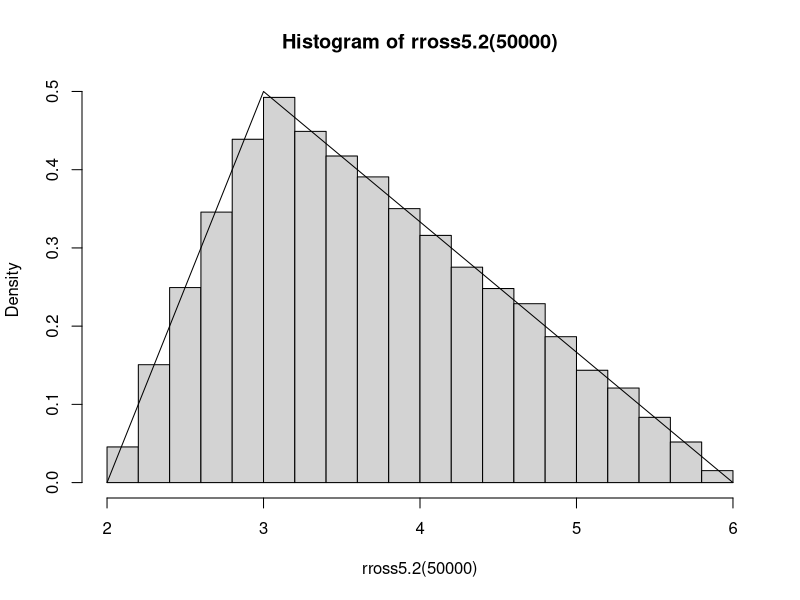
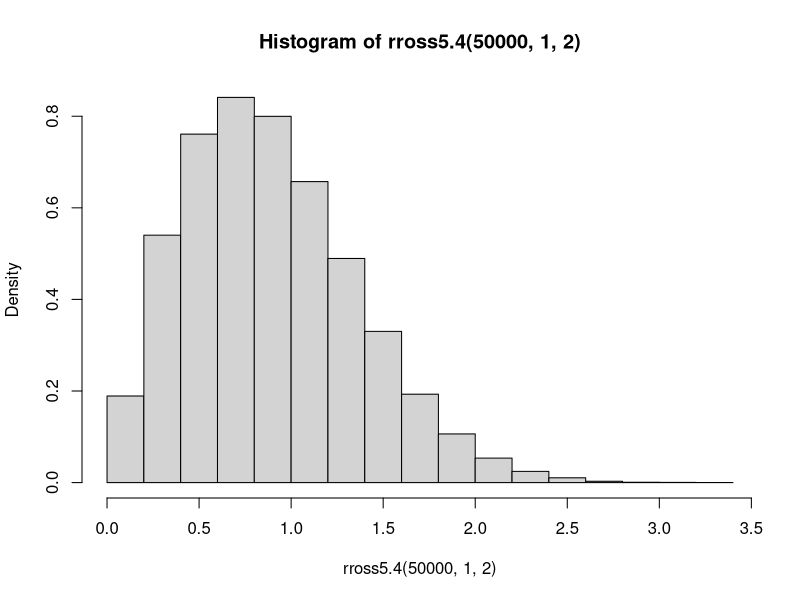
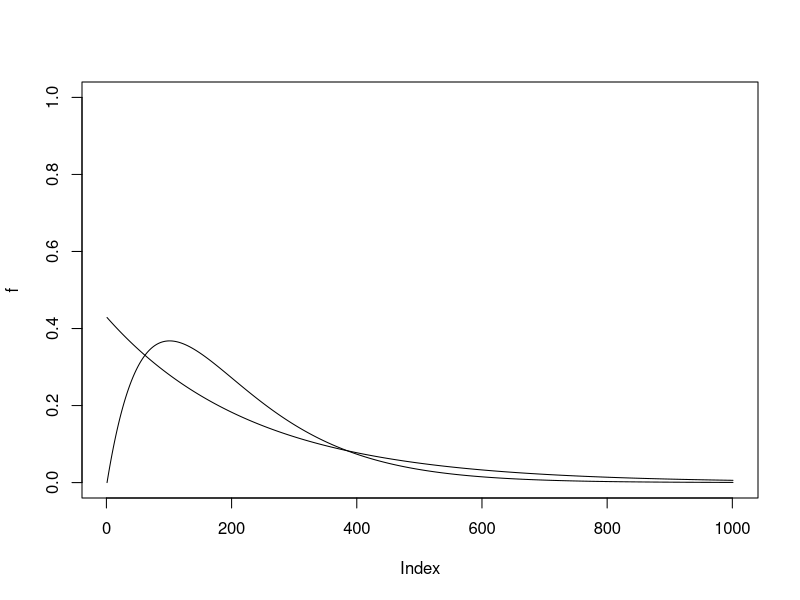
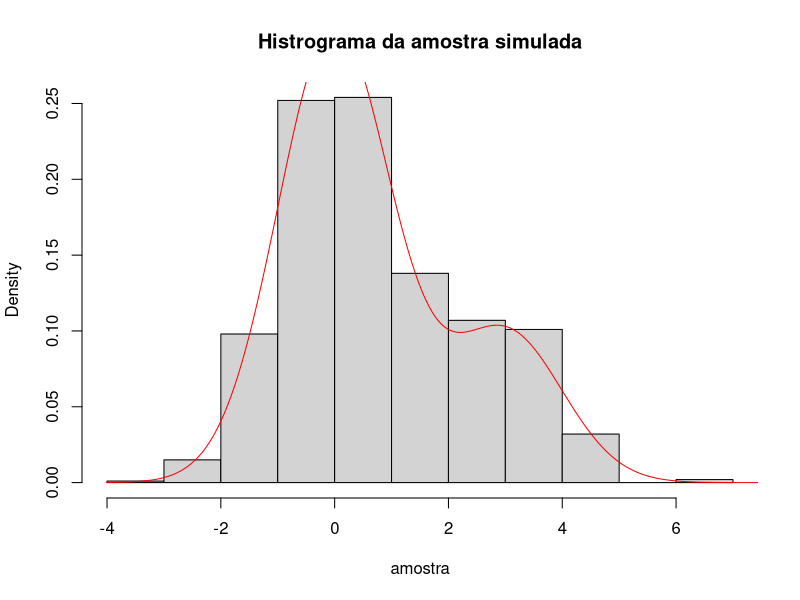
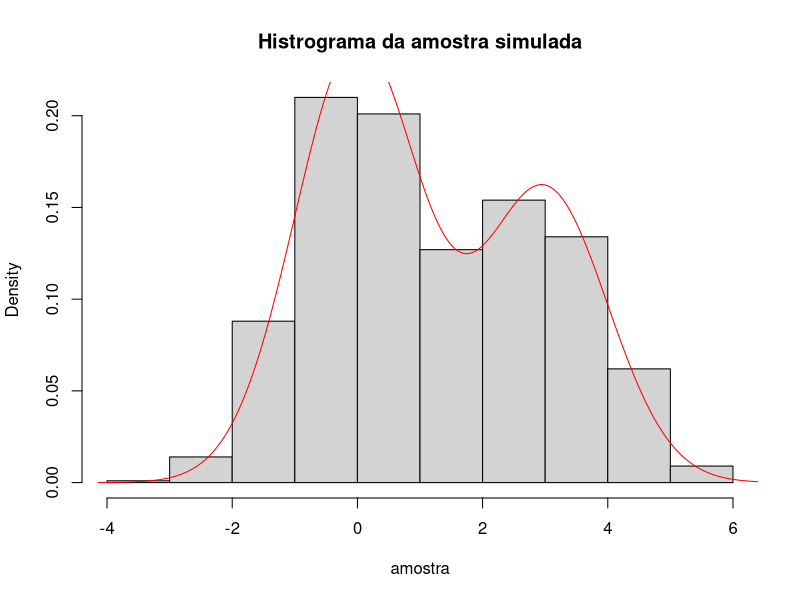
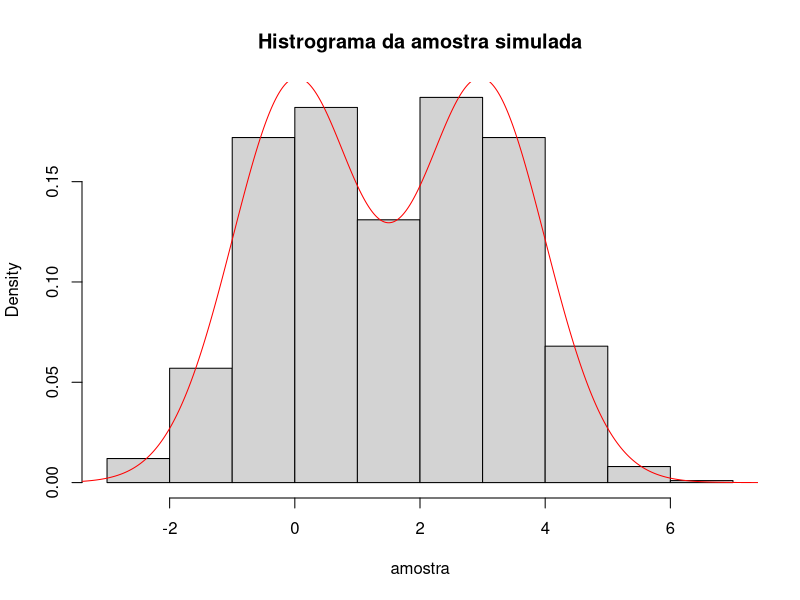
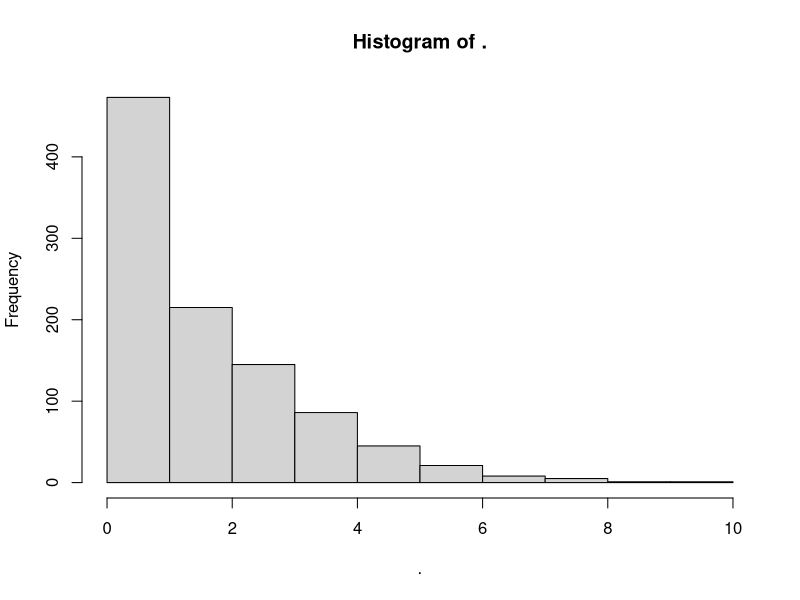

Generate these figures, in order, with R:
########### Aula 1 - Ex 1 ##########

#3.3 exp(x + x^2) entre -2 e 2

#função transformada
h = function(y) {
  x = 4*y - 2
  exp(x + x^2)
} 

#integral
4*mean(h(runif(10000)))

#3.7 exp(-x^2) entre -inf e inf

#função transformada
h = function(y) {
  x = -log((1-y)/y)
  
  exp(-(x)^2)*((1+exp(-x))^2)/exp(-x)
  
}

mean(h(runif(10000)))

#3.9 exp(-x-y) 0 < y < x, 0 < x < inf

#função transformada
h = function(k, l) {
  x = l/(1-l)
  y = k*x
  
  exp(-(x+y))*x*(1+x)^2
}

mean(h(runif(100000), runif(100000)))


########### Aula 1 - Ex 2 - Q2 ##########

fross5.2 = function(x)
{
  z = (x == 0)*max(Re(polyroot(c(4-runif(1),-4,1)))) +
    (x == 1)*min(Re(polyroot(c(-3-runif(1),4/3,-1/9))))
  
  return(z)
}  

rross5.2 = function(n)
{
  r = rbinom(n,1,3/4)
  return(sapply(r,fross5.2))
}

hist(rross5.2(50000),freq = F)
lines(seq(2,6,0.001),
      c( (seq(2,3,0.001)-2)/2, 
         (2 - seq(3.001,6,0.001)/3)/2 ))

########### Aula 1 - Ex 2 - Q4 ##########

fross5.4 = function(a,b){return((log(1-runif(1))/-a)^(1/b))}

rross5.4 = function(n,a,b)
{
  return(replicate(n,fross5.4(a,b)))
}

hist(rross5.4(50000,1,2),freq = F)

########### Aula 1 - Ex 2 - Q15 ##########


e = (3/7)*exp(-(3/7)*seq(0,10,0.01))
f = seq(0,10,0.01)*exp(-seq(0,10,0.01))
plot(f,type="l",ylim = c(0,1))
lines(e)

########### Aula 1 - Ex 3 ##########
#3.11
set.seed(10)
################
rmixp = function(n, p) {
  u = rbinom(n, prob = p, size=1)
  x = rnorm(n)
  y = rnorm(n, 3, 1)
  c(x[u==1], y[u==0])
}

dmixp = function(x, p) {
  p*dnorm(x) + (1-p)*dnorm(x, 3, 1)
}


pl = function(p, n=1000) {
  amostra = rmixp(n, p)
  x = seq(min(amostra)-1, max(amostra)+1, 0.001)
  hist(amostra, freq = F, main="Histrograma da amostra simulada")
  lines(x, dmixp(x, p), col='red')
  
}


pl(p=0.75)
pl(p=0.6)
pl(p=0.5)

#mais próximo de p=0.5 -> maior bimodalidade

if(!require("dplyr")){install.packages(dplyr);require(dplyr)}

#3.12
rmgp = function(n, a, b) {
  rgamma(n, a, b) %>% rpois(n, .)
}

rmgp(1000, 4, 2) %>% hist()

########### Aula 1 - Ex 4 ##########

fross4.2 = function(q)
{
  U = runif(1)
  i = 0
  p = exp(-q)
  FP = p
  while(U >= FP)
  {
    p = (q*p)/(i+1)
    FP = FP + p
    i = i + 1
  }
  return(i)
}

rpoisson = function(n,q)
{
  X = rep(q,n)
  return(sapply(X,fross4.2))
}

########### Aula 1 - Ex 5 ##########

fross4h = function(n,p)
{
  i = 1
  
  x = rep(0,length(p))
  
  while (i <= length(p))
  {
    pi = ifelse(i == 1, p[1], p[i]/(1-sum(p[1:(i-1)])))
    x[i] = (n > 0)*sum(rbinom(n = 1, size = n, prob = pi))
    n = n - x[i]
    i = i + 1
  }
  return(x)
}

rmulti = function(n,size,p)
{
  x = t(replicate(n,fross4h(size,p)))
  return(x)
}

########### Aula 1 - Ex 6 ##########

#minha g será uma t com df baixo, para ter uma calda mais pesada

#densidade da skew normal 
dskew = function(x, ep, w, a) {
  (2/w)*dnorm((x-ep)/w)*pnorm(a*((x-ep)/w))
}

#usando SIR 
rskew = function(n, ep, w, a, m) {
  
  g = function(x, ep) dnorm(x, ep, sd=100)
  y = rnorm(m, mean = ep, sd=100)
  w = (dskew(y, ep=0, w=2, a=6)/g(y, ep=0))/sum((dskew(y, ep=0, w=2, a=6)/g(y, ep=0)))
  sample(y, size=n, prob = w, replace = T) 
  
  
}




